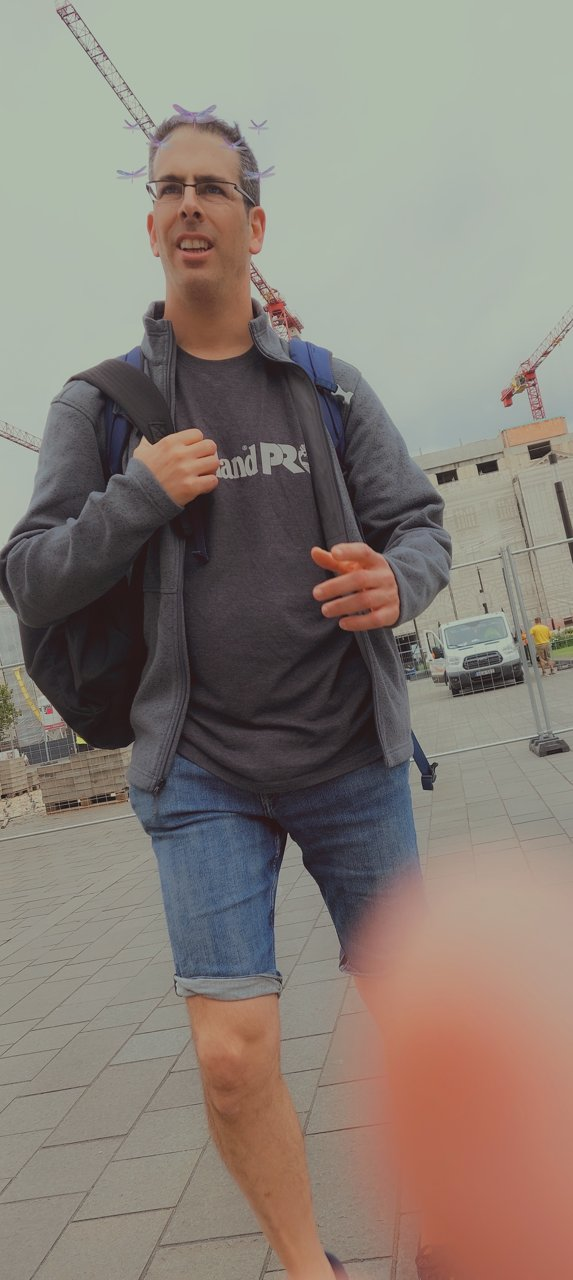
#> input picture examples/finger_occlusion/20250822_122617.jpg, 573 x 1280 px; its folder holds only this picture in this run
$ python -i features_log.py   (imports and definitions only)   (older library calls are emulated)
#> lines starting #> are read from the running program, lines starting #| are printed output that depends on the picture
"""LoG-statistics features for occlusion detection (spec-096 Track F, user-proposed).

Physics: a finger ~1 cm from the lens is defocused past the optics' cutoff — the
Laplacian-of-Gaussian response ``r = |LoG(patch)|`` is near-zero EVERYWHERE inside
the occluded region, at every scale. In-focus content has heavy-tailed r (edges).
Per-patch statistics of r capture this; a small classifier learns the boundary
that hand-tuned thresholds (the 4-cue detector) could not.

Per-patch stats (user's spec, verbatim): mean, std, entropy, near_zero_fraction,
p50, p90, p99, tail_ratio. ``near_zero`` eps is RELATIVE to the image's global
median response so the features are exposure/contrast invariant.

Image-level vector (weak supervision — we only have image labels): for each stat,
aggregates over ALL patches (min, p10, p50) + over BORDER patches only (min, p10)
— fingers enter from the frame edge — plus 2 global stats. 8*5+2 = 42 features.
"""

from __future__ import annotations

import logging
from typing import Dict, List, Optional

import cv2
import numpy as np

logger = logging.getLogger(__name__)

GRID = 8          # 8x8 patches
WORK = 768        # max side for analysis
SIGMA = 2.0       # Gaussian scale before Laplacian
EPS_FRAC = 0.05   # near-zero threshold = EPS_FRAC * global median(r)

STAT_NAMES = ["mean", "std", "entropy", "near_zero_fraction",
              "p50", "p90", "p99", "tail_ratio", "iqr", "kurtosis"]


def _kurtosis(r: np.ndarray) -> float:
    v = r.ravel().astype(np.float64)
    m, s = v.mean(), v.std()
    if s < 1e-12:
        return 0.0
    return float(((v - m) ** 4).mean() / s ** 4 - 3.0)  # excess kurtosis


def _entropy(r: np.ndarray, bins: int = 32) -> float:
    hist, _ = np.histogram(r, bins=bins)
    p = hist.astype(np.float64)
    p = p[p > 0]
    p /= p.sum()
    return float(-(p * np.log2(p)).sum())


def patch_stats(r: np.ndarray, eps: float) -> Dict[str, float]:
    """The user's feature set over one patch's |LoG| response."""
    p50 = float(np.percentile(r, 50))
    return {
        "mean": float(r.mean()),
        "std": float(r.std()),
        "entropy": _entropy(r),
        "near_zero_fraction": float(np.mean(r < eps)),
        "p50": p50,
        "p90": float(np.percentile(r, 90)),
        "p99": float(np.percentile(r, 99)),
        "tail_ratio": float(np.percentile(r, 95) / (p50 + 1e-6)),
        # user-proposed: robust spread — immune to the noise spikes that inflate std
        "iqr": float(np.percentile(r, 75) - np.percentile(r, 25)),
        # user hypothesis: blur = folded-Gaussian noise (low kurtosis) vs sharp =
        # sparse heavy-tailed edge response (high kurtosis)
        "kurtosis": float(_kurtosis(r)),
    }


def log_response(path: str) -> Optional[np.ndarray]:
    """|LoG| response map of the (downscaled, grayscale) image."""
    img = cv2.imread(path)
#> img is the input picture: shape (1280, 573, 3); mean B, G, R 119, 127.4, 136.6
    if img is None:  # HEIC etc. -> PIL fallback
        try:
            from PIL import Image
            from pillow_heif import register_heif_opener
            register_heif_opener()
            img = cv2.cvtColor(np.array(Image.open(path).convert("RGB")), cv2.COLOR_RGB2BGR)
        except Exception as e:
            logger.warning("log_response: cannot read %s (%s)", path, e)
            return None
    h, w = img.shape[:2]
#> h = 1280; w = 573
    s = WORK / max(h, w)
#> s = 0.6
    if s < 1:
        img = cv2.resize(img, (int(w * s), int(h * s)))
#> img: shape (768, 343, 3)
    gray = cv2.cvtColor(img, cv2.COLOR_BGR2GRAY).astype(np.float64)
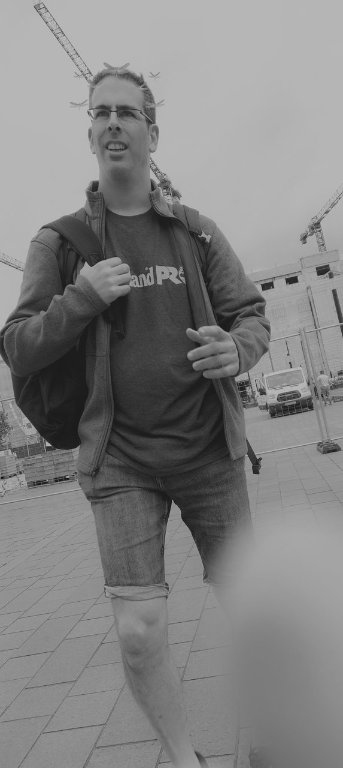
#> gray: shape (768, 343) float64; min 18, max 194, mean 129.1
    smoothed = cv2.GaussianBlur(gray, (0, 0), SIGMA)
    return np.abs(cv2.Laplacian(smoothed, cv2.CV_64F))
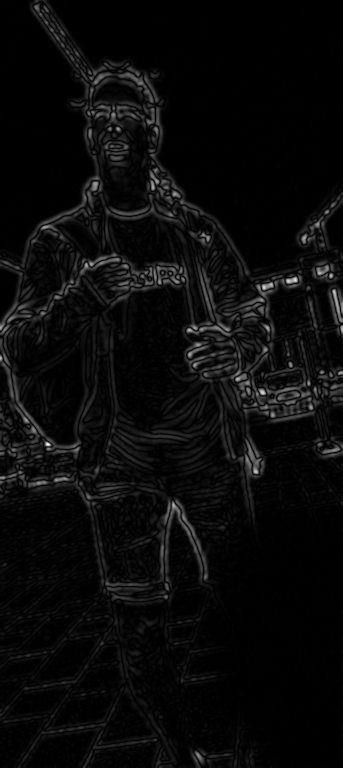
#> returned value: shape (768, 343) float64; min 0, max 15.81, mean 0.649; drawn with min black and max white


def image_features(path: str) -> Optional[Dict[str, float]]:
    """42-dim image-level feature dict (aggregated per-patch LoG stats)."""
    r = log_response(path)
    if r is None:
        return None
    eps = EPS_FRAC * (np.median(r) + 1e-9)
#> eps = 0.00873
    h, w = r.shape
#> h = 768; w = 343
    ph, pw = h // GRID, w // GRID
#> ph = 96; pw = 42

    per_patch: List[Dict[str, float]] = []
    border_idx: List[int] = []
    for row in range(GRID):
        for col in range(GRID):
            patch = r[row * ph:(row + 1) * ph, col * pw:(col + 1) * pw]
            per_patch.append(patch_stats(patch, eps))
            if row in (0, GRID - 1) or col in (0, GRID - 1):
                border_idx.append(len(per_patch) - 1)
#> this loop made 8 passes
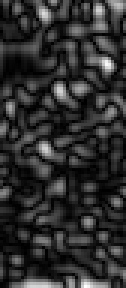
#> patch: shape (96, 42) float64 (shown 3 times larger); min 3.69e-06, max 0.187, mean 0.0342; drawn with min black and max white
#> after the loop, border_idx = 28 values from 0 to 63; per_patch = 64 items

    feats: Dict[str, float] = {}
    for name in STAT_NAMES:
        vals = np.array([p[name] for p in per_patch])
        bvals = vals[border_idx]
        # BOTH tails: blur makes some stats LOW (tail_ratio, p90, mean) and
        # others HIGH (near_zero_fraction) — the classifier picks per stat.
        feats[f"{name}_min"] = float(vals.min())
        feats[f"{name}_p10"] = float(np.percentile(vals, 10))
        feats[f"{name}_p50"] = float(np.percentile(vals, 50))
        feats[f"{name}_p90"] = float(np.percentile(vals, 90))
        feats[f"{name}_max"] = float(vals.max())
        feats[f"{name}_border_min"] = float(bvals.min())
        feats[f"{name}_border_max"] = float(bvals.max())
#> after the loop, feats = 70 items
    feats["global_near_zero_fraction"] = float(np.mean(r < eps))
    feats["global_tail_ratio"] = float(np.percentile(r, 95) / (np.percentile(r, 50) + 1e-6))

    # user-proposed EXTENT features: how MANY patches are much flatter than the
    # image's own overall spread (area of the blurred region, self-normalized).
    global_iqr = float(np.percentile(r, 75) - np.percentile(r, 25)) + 1e-9
#> global_iqr = 0.707
    iqr_vals = np.array([pp["iqr"] for pp in per_patch])
#> iqr_vals = 64 values, max 2.49 at index 38, min 0.00029 at index 8, mean 0.729
    iqr_border = iqr_vals[border_idx]
#> iqr_border = 28 values, max 1.96 at index 14, min 0.00029 at index 8, mean 0.503
    for f in (0.25, 0.5, 1.0):
        feats[f"iqr_count_lt_{int(f*100):03d}"] = float((iqr_vals < f * global_iqr).sum())
        feats[f"iqr_border_count_lt_{int(f*100):03d}"] = float((iqr_border < f * global_iqr).sum())
#> after the loop, feats = 78 items
    return feats


FEATURE_NAMES: List[str] = (
    [f"{n}_{agg}" for n in STAT_NAMES
     for agg in ("min", "p10", "p50", "p90", "max", "border_min", "border_max")]
    + ["global_near_zero_fraction", "global_tail_ratio"]
    + [f"iqr_{b}count_lt_{int(f*100):03d}" for f in (0.25, 0.5, 1.0) for b in ("", "border_")]
)


def feature_vector(path: str) -> Optional[np.ndarray]:
    f = image_features(path)
    if f is None:
        return None
    return np.array([f[n] for n in FEATURE_NAMES])

>>> result = image_features('../../examples/finger_occlusion/20250822_122617.jpg')
#> result = 78 items

$ run again, on examples/finger_occlusion/20250822_122626.jpg
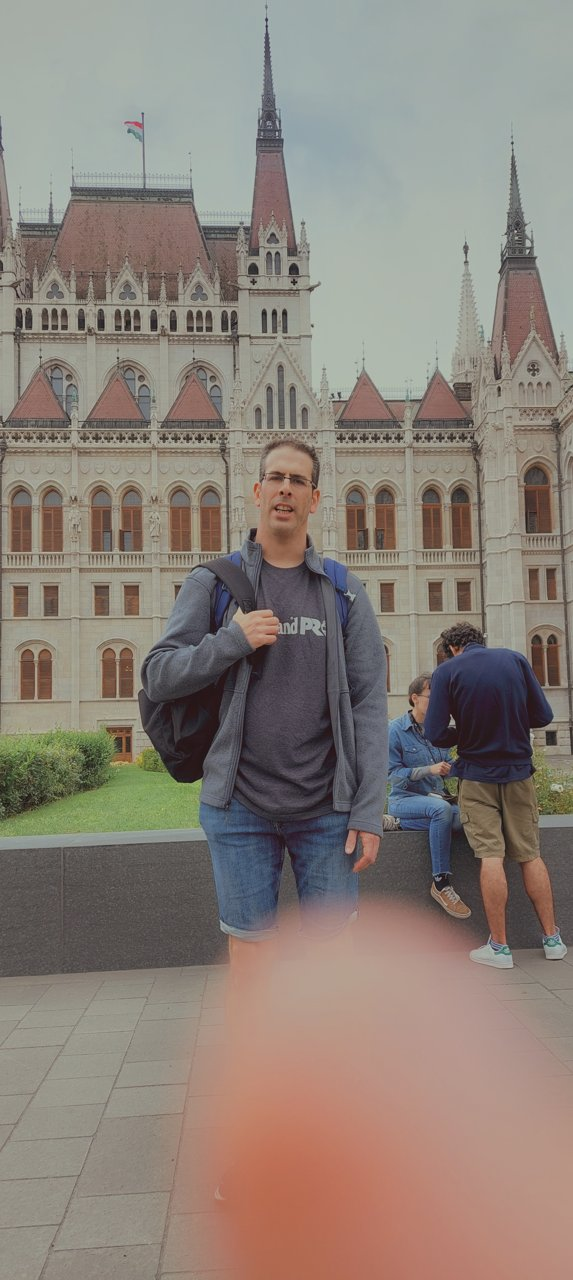
#> input picture examples/finger_occlusion/20250822_122626.jpg, 573 x 1280 px
#> in log_response, img is the input picture: shape (1280, 573, 3); mean B, G, R 120.5, 128.9, 139.1
#> img: shape (768, 343, 3)
#> in log_response, `return np.abs(cv2.Laplacian(smoothed, cv2.CV_64F))`:
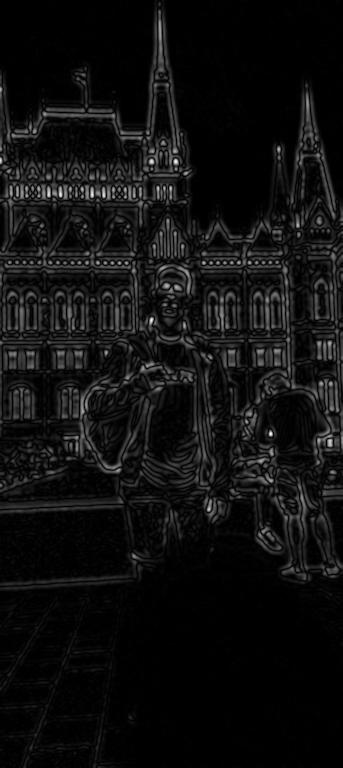
#> returned value: shape (768, 343) float64; min 0, max 15.03, mean 0.949; drawn with min black and max white
#> eps = 0.0138
#> the loop in image_features, `for row in range(GRID):` made 8 passes
#> after the loop in image_features, `for row in range(GRID):`:
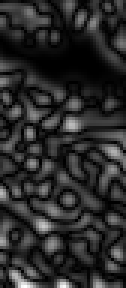
#> patch: shape (96, 42) float64 (shown 3 times larger); min 1.26e-07, max 0.254, mean 0.0437; drawn with min black and max white
#> after the loop in image_features, `for row in range(GRID):`: border_idx = 28 values from 0 to 63; per_patch = 64 items
#> after the loop in image_features, `for name in STAT_NAMES:`: feats = 70 items
#> global_iqr = 1.28
#> iqr_vals = 64 values, max 2.74 at index 11, min 0.0398 at index 61, mean 1.1
#> iqr_border = 28 values, max 2.36 at index 9, min 0.0398 at index 25, mean 0.775
#> after the loop in image_features, `for f in (0.25, 0.5, 1.0):`: feats = 78 items
